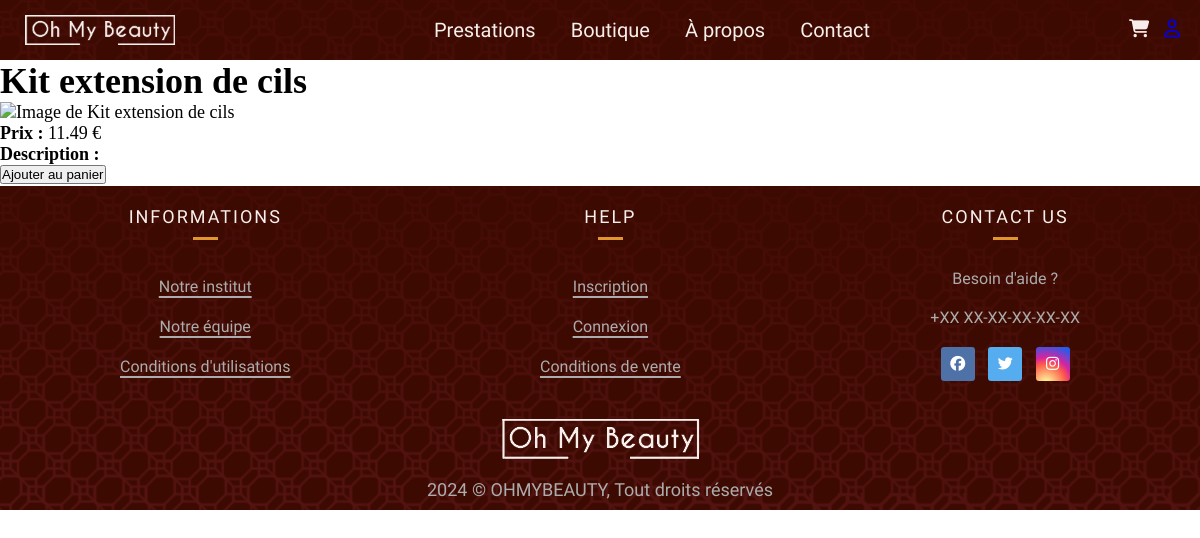
The page /index.php?action=voirArticle&id_article=5 on the database as committed earlier.
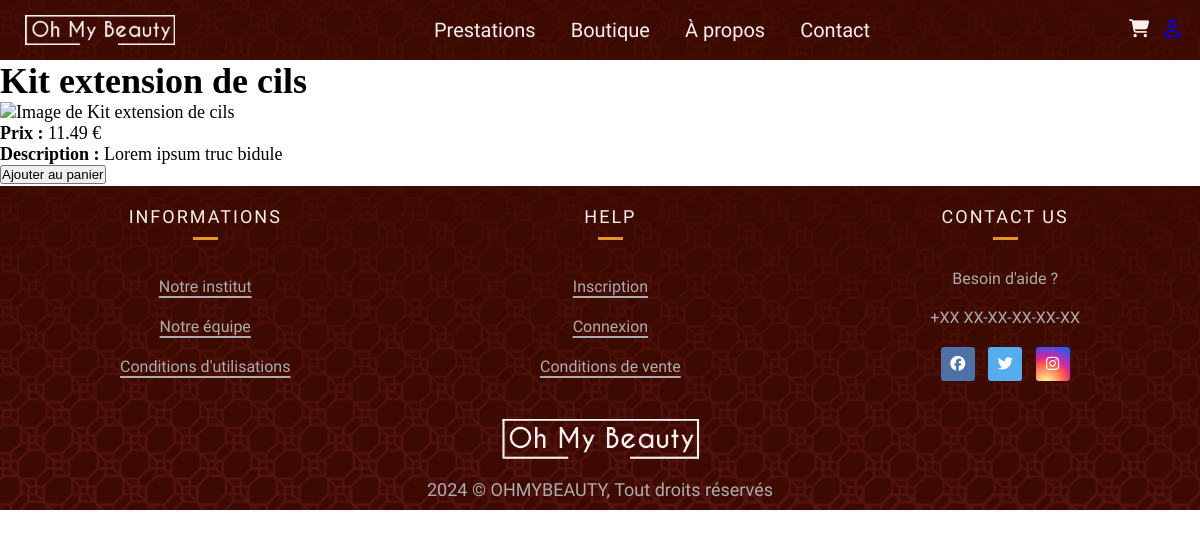
The same page on the database as committed later.
### tables this page shows
CREATE TABLE IF NOT EXISTS `produit` (
  `id_produit` int NOT NULL AUTO_INCREMENT,
  `designation` varchar(50) NOT NULL,
  `prix` decimal(15,2) NOT NULL,
  `image` varchar(255) DEFAULT NULL,
  `description` varchar(500) DEFAULT NULL,
  `id_categorie` int NOT NULL,
  PRIMARY KEY (`id_produit`),
  KEY `id_categorie` (`id_categorie`),
  CONSTRAINT `produit_ibfk_1` FOREIGN KEY (`id_categorie`) REFERENCES `categorie` (`id_categorie`)
);

### app/Connect.php (called while the page is built, shortened)
<?php
abstract class Connect {
    public static function seConnecter(){
        try {
            return new \PDO(
                "mysql:host=".self::HOST.";dbname=".self::DB.";charset=utf8", self::USER, self::PASS);
        } catch (\PDOException $ex) {
            return $ex->getMessage();
        }
    }
}

### model/managers/ProduitManager.php (called while the page is built, shortened)
<?php
class ProduitManager {
    private $db;
    public function __construct() {
        $this->db = Connect::seConnecter();
    }
    public function obtenirProduitParId($id_produit) {
        $requete = "
            SELECT id_produit, designation, prix, description, image, id_categorie
            FROM produit
            WHERE id_produit = :id_produit
        ";
        $stmt = $this->db->prepare($requete);
        $stmt->bindParam(':id_produit', $id_produit, \PDO::PARAM_INT);
        $stmt->execute();
        return $stmt->fetch();
    }
}

### view/vueArticle.php (the view, shortened to what this page needs)
<h1><?= htmlspecialchars($article['designation']); ?></h1>
<div class="article-details">
    <img src="./public/img/<?= $article['image']; ?>" alt="Image de <?= htmlspecialchars($article['designation']); ?>">
    <p><strong>Prix :</strong> <?= $article['prix']; ?> €</p>
    <p><strong>Description :</strong> <?= htmlspecialchars($article['description']); ?></p>
    <form method="post" action="index.php?action=ajouterAuPanier">
        <button type="submit">Ajouter au panier</button>
    </form>
</div>
<?php
require "template.php";
?>

Rows that differ between the two databases and show on the page:
changed produit "Kit extension de cils": description (not shown) → "Lorem ipsum truc bidule"
